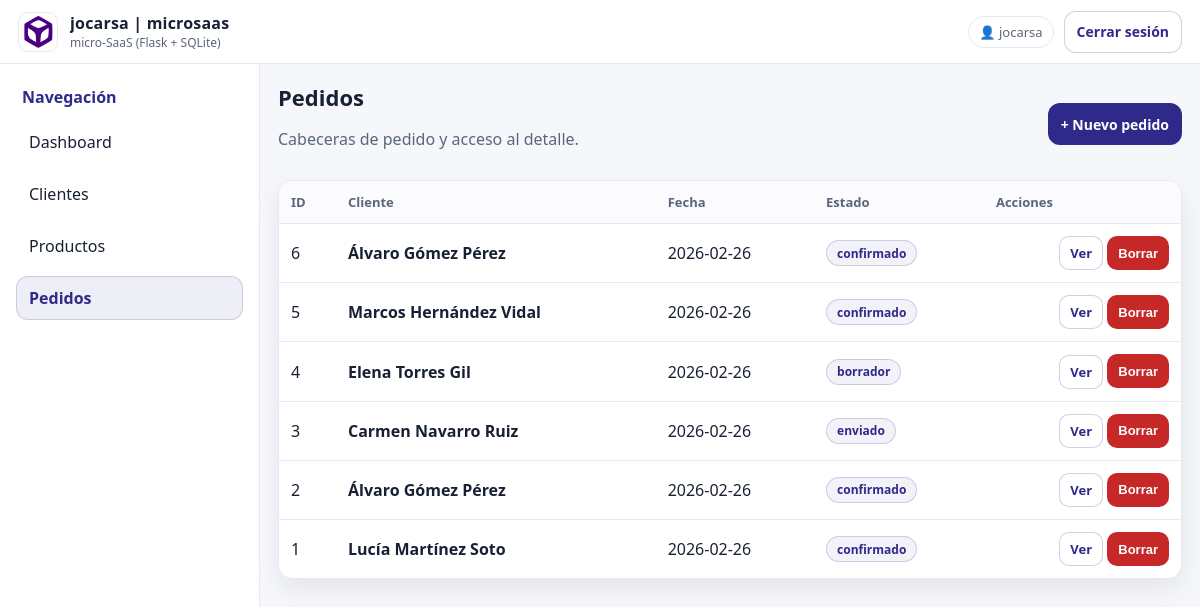
The app's page /pedidos (signed in) with its own data.
### tables this page shows
CREATE TABLE pedidos(
            id INTEGER PRIMARY KEY AUTOINCREMENT,
            cliente_id INTEGER NOT NULL,
            fecha TEXT NOT NULL,
            estado TEXT NOT NULL DEFAULT 'borrador',
            notas TEXT,
            created_at TEXT NOT NULL,
            FOREIGN KEY(cliente_id) REFERENCES clientes(id) ON DELETE RESTRICT
        );

### app.py (the view)
    @app.route("/pedidos")
    @login_required
    def pedidos_list():
        conn = get_db()
        rows = conn.execute("""
            SELECT p.*, c.nombre || ' ' || c.apellidos AS cliente_nombre
            FROM pedidos p
            JOIN clientes c ON c.id = p.cliente_id
            ORDER BY p.id DESC
        """).fetchall()
        conn.close()
        return render_template("pedidos_list.html", pedidos=rows)

### templates/pedidos_list.html (shortened to what this page needs)
{% extends "base.html" %}
{% block body %}
  <aside class="sidebar">
    <div class="sidebar-title">Navegación</div>
    <a class="navitem" href="{{ url_for('dashboard') }}">Dashboard</a>
    <a class="navitem" href="{{ url_for('clientes_list') }}">Clientes</a>
    <a class="navitem" href="{{ url_for('productos_list') }}">Productos</a>
    <a class="navitem active" href="{{ url_for('pedidos_list') }}">Pedidos</a>
  </aside>
  <main class="main">
    <div class="pagehead row">
      <div>
        <h1>Pedidos</h1>
        <p class="muted">Cabeceras de pedido y acceso al detalle.</p>
      </div>
      <div class="actions">
        <a class="btn btn-primary" href="{{ url_for('pedidos_new') }}">+ Nuevo pedido</a>
      </div>
    </div>
    <div class="tablewrap">
      <table class="table">
        <thead>
          <tr>
            <th>ID</th>
            <th>Cliente</th>
            <th>Fecha</th>
            <th>Estado</th>
            <th class="right">Acciones</th>
          </tr>
        </thead>
        <tbody>
          {% for p in pedidos %}
            <tr>
              <td>{{ p.id }}</td>
              <td><b>{{ p.cliente_nombre }}</b></td>
              <td>{{ p.fecha }}</td>
              <td><span class="pill">{{ p.estado }}</span></td>
              <td class="right">
                <a class="btn btn-sm btn-outline" href="{{ url_for('pedido_view', pedido_id=p.id) }}">Ver</a>
                <form class="inline" method="POST" action="{{ url_for('pedido_delete', pedido_id=p.id) }}">
                  <button class="btn btn-sm btn-danger" type="submit">Borrar</button>
                </form>
              </td>
            </tr>
          {% endfor %}
        </tbody>
      </table>
    </div>
  </main>
{% endblock %}

### static/style.css (style rules this page uses)
:root { --indigo:#2f2a8a; --indigo-2:#3b36a8; --orange:#f57c00; --bg:#f6f7fb; --card:#ffffff; --text:#182033; --muted:#5b667a; --line:#e6e9f2; --danger:#c62828; --shadow:0 10px 24px rgba(16,24,40,.08); --radius:14px; --radius-sm:10px; --control-h:42px; --btn-h:42px; --btn-h-sm:34px; --font: system-ui, -apple-system, Segoe UI, Roboto, Ubuntu, Cantarell, "Helvetica Neue", Arial, "Noto Sans", "Liberation Sans", sans-serif; }
* { box-sizing:border-box; }
html,body { height:100%; }
body { margin:0; font-family:var(--font); color:var(--text); background:var(--bg); }
.sidebar { width:260px; padding:16px; border-right:1px solid var(--line); background:var(--card); }
.sidebar-title { font-weight:800; color:var(--indigo); margin:6px 6px 12px 6px; }
.navitem { display:block; padding:10px 12px; border-radius:12px; text-decoration:none; color:var(--text); border:1px solid transparent; margin-bottom:8px; }
.navitem.active { background:rgba(47,42,138,.08); border-color:rgba(47,42,138,.18); color:var(--indigo); font-weight:700; }
.main { flex:1; padding:18px; }
.pagehead { margin-bottom:14px; }
.pagehead h1 { margin:0; font-size:22px; }
.muted { color:var(--muted); }
.row { display:flex; align-items:center; justify-content:space-between; gap:14px; }
.actions { display:flex; gap:10px; align-items:center; flex-wrap:wrap; }
.btn { display:inline-flex; align-items:center; justify-content:center; gap:8px; height:var(--btn-h); padding:0 12px; border-radius:12px; border:1px solid transparent; text-decoration:none; font-weight:800; font-size:14px; cursor:pointer; background:#fff; color:var(--text); vertical-align:middle; white-space:nowrap; }
.btn-sm { height:var(--btn-h-sm); padding:0 10px; font-size:13px; border-radius:var(--radius-sm); }
.btn-primary { background:var(--indigo); color:#fff; border-color:rgba(0,0,0,0); }
.btn-outline { border-color:rgba(47,42,138,.22); color:var(--indigo); background:#fff; }
.btn-danger { background:var(--danger); color:#fff; }
.inline { display:inline-flex; align-items:center; }
.tablewrap { background:var(--card); border:1px solid var(--line); border-radius:var(--radius); overflow:hidden; box-shadow:var(--shadow); }
.table { width:100%; border-collapse:collapse; }
.table th, .table td { padding:12px 12px; border-bottom:1px solid var(--line); vertical-align:middle; }
.table th { text-align:left; background:#fbfbfe; font-size:13px; color:var(--muted); font-weight:800; }
.table tr:last-child td { border-bottom:none; }
.right { text-align:right; }
.pill { display:inline-flex; align-items:center; height:26px; padding:0 10px; border-radius:999px; border:1px solid rgba(47,42,138,.20); background:rgba(47,42,138,.06); color:var(--indigo); font-weight:800; font-size:12px; }

### records on screen
pedidos: id "6", cliente_nombre "Álvaro Gómez Pérez", fecha "2026-02-26", estado "confirmado"
pedidos: id "5", cliente_nombre "Marcos Hernández Vidal", fecha "2026-02-26", estado "confirmado"
pedidos: id "4", cliente_nombre "Elena Torres Gil", fecha "2026-02-26", estado "borrador"
pedidos: id "3", cliente_nombre "Carmen Navarro Ruiz", fecha "2026-02-26", estado "enviado"
pedidos: id "2", cliente_nombre "Álvaro Gómez Pérez", fecha "2026-02-26", estado "confirmado"
pedidos: id "1", cliente_nombre "Lucía Martínez Soto", fecha "2026-02-26", estado "confirmado"

### other values on screen
{{ APP_NAME }} "jocarsa | microsaas"
{{ current_user }} "jocarsa"
